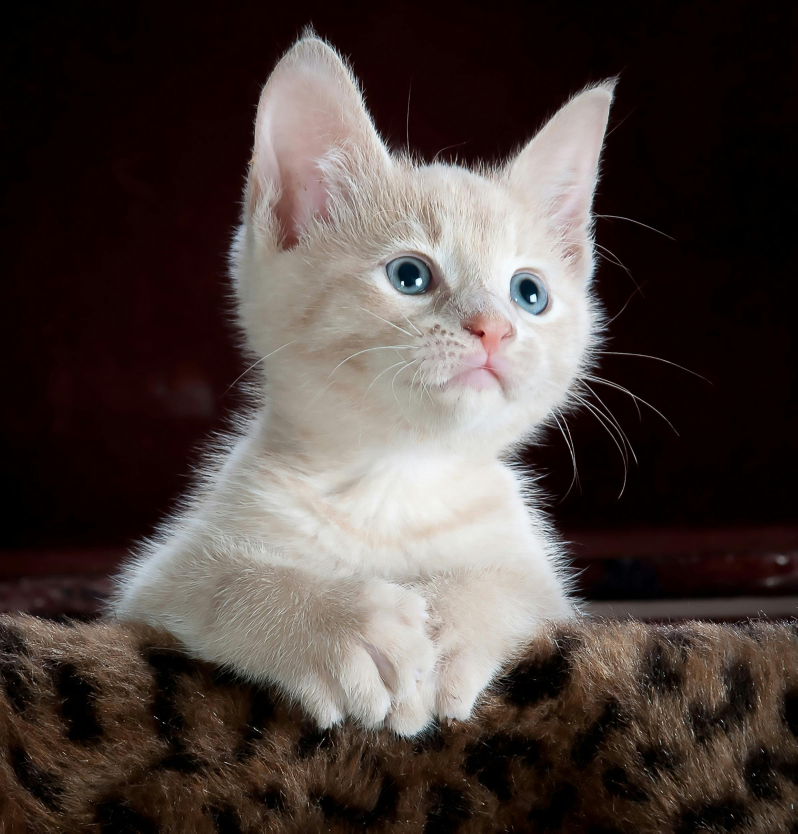
#> input picture images/img3.jpeg, 2392 x 2500 px (shown at 1/3 size)
$ python image_detection.py
#> lines starting #> are read from the running program, lines starting #| are printed output that depends on the picture
import cv2

# Read both images as grayscale (0 = grayscale mode) and resize them to 300x300
img1 = cv2.resize(cv2.imread("images/img3.jpeg", 0), (300, 300))
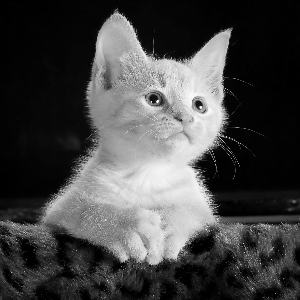
#> img1: shape (300, 300); min 0, max 252, mean 69.4
img2 = cv2.resize(cv2.imread("images/img4.jpg", 0), (300, 300))
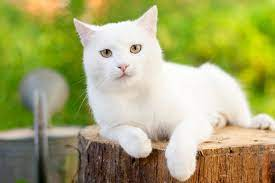
#> input picture images/img4.jpg, 275 x 183 px
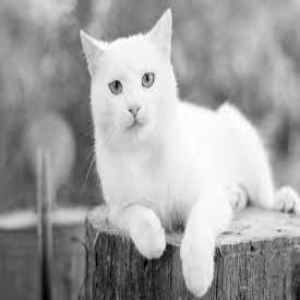
#> img2: shape (300, 300); min 1, max 255, mean 160.6

# Create ORB detector (ORB = Oriented FAST and Rotated BRIEF)
# It detects keypoints (distinctive image points) and computes descriptors (vectors describing local patches)
orb = cv2.ORB_create()

# Detect keypoints and compute descriptors for the first image
# The second argument (None) is a mask to specify which region to process; None = process the whole image
kp1, des1 = orb.detectAndCompute(img1, None)
#> kp1 = 447 keypoints; strongest (x, y, size): (200, 106, 31), (198, 108, 31), (154, 101, 31), (158, 101, 31)

# Detect keypoints and descriptors for the second image
kp2, des2 = orb.detectAndCompute(img2, None)
#> kp2 = 368 keypoints; strongest (x, y, size): (116, 83, 64.3), (117, 81, 44.6), (116, 81, 31), (119, 82, 31)

# Optionally visualize the keypoints overlaid on the images
imgKp1 = cv2.drawKeypoints(img1, kp1, None)
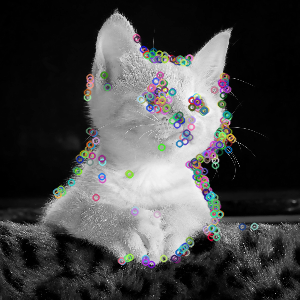
#> imgKp1: shape (300, 300, 3); mean of channels 0, 1, 2 70.3, 70.1, 70; drawn as B, G, R
imgKp2 = cv2.drawKeypoints(img2, kp2, None)
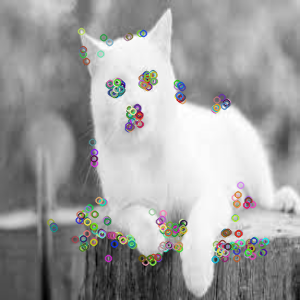
#> imgKp2: shape (300, 300, 3); mean of channels 0, 1, 2 159.1, 159.6, 159.7; drawn as B, G, R

# # the descriptors are the array of numbers
# print(des1.shape)
# print(des2.shape)
# print(des2[1])


# Create a Brute-Force matcher to compare descriptors
bf = cv2.BFMatcher()

# Find the 2 nearest matches for each descriptor in des1 against des2
matches = bf.knnMatch(des1, des2, k=2)  # k=2 for 2 best matches for each descriptor
#> matches = 447 matches
print(matches)
#> (printed output is left out)

# List to store good matches passing Lowe's ratio test
good_matches = []

# Apply ratio test: keep only matches where the best match is significantly better than the second-best
for m, n in matches:
    if m.distance < 0.75 * n.distance:
        # Append as a list of one DMatch object because drawMatchesKnn expects a list of lists
        good_matches.append([m])
#> after the loop, good_matches = 5 matches

# Print the number of good matches
print("Number of good matches:", len(good_matches))


# [7 lines of commented-out code are left out]
img3 = cv2.drawMatchesKnn(img1, kp1, img2, kp2, good_matches, None, flags=2)
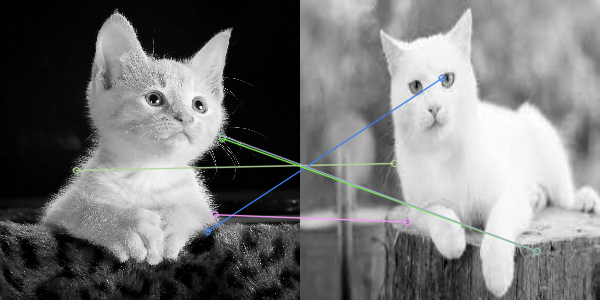
#> img3: shape (300, 600, 3); mean of channels 0, 1, 2 115.8, 115.8, 115.4; drawn as B, G, R

cv2.imshow("ORB Feature Matching", img3)
cv2.waitKey(0)
cv2.destroyAllWindows()
